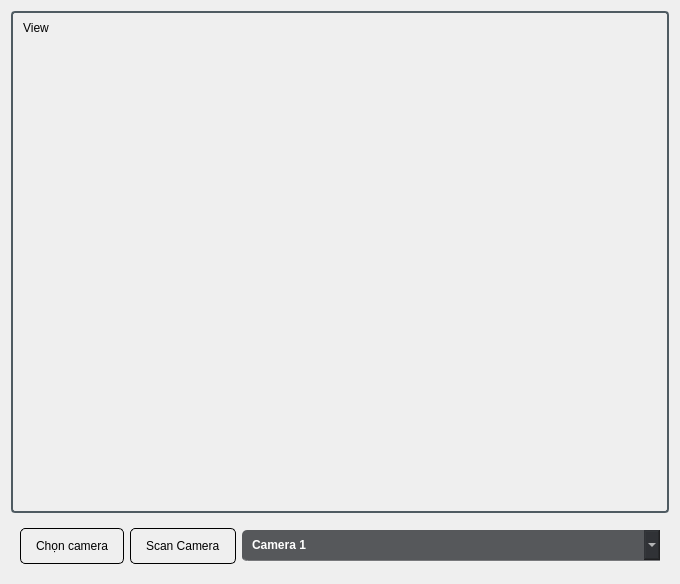
<?xml version="1.0" encoding="UTF-8"?>
<ui version="4.0">
 <class>Dialog</class>
 <widget class="QDialog" name="Dialog">
  <property name="geometry">
   <rect>
    <x>0</x>
    <y>0</y>
    <width>680</width>
    <height>584</height>
   </rect>
  </property>
  <property name="minimumSize">
   <size>
    <width>680</width>
    <height>584</height>
   </size>
  </property>
  <property name="maximumSize">
   <size>
    <width>680</width>
    <height>584</height>
   </size>
  </property>
  <property name="windowTitle">
   <string>Dialog</string>
  </property>
  <property name="styleSheet">
   <string notr="true">*{
    outline: None;
}
QTableView::item,
QTreeView::item,
QListView::item {
    /* padding: 4px; */
    min-height: 32px;
    border-color: transparent;
}
QTableView::item:selected,
QTreeView::item:selected,
QListView::item:selected {
    background-color: rgba(0, 170, 255, 0.7);
    color: #ffffff;
}
QTableView {
    background-color: rgba(189, 189, 189, 0.7);
    border-radius: 4px;
    border: 1px solid #f2f2f2;
}


QHeaderView::section {
    color: rgb(255, 255, 255);
    text-transform: uppercase;
    background-color: #232629;
    padding: 0 5px;
    height: 20px;
    font-weight: bold;
    border-radius: 0px;
    border-right: 1px solid;
    border-bottom: 1px solid;
    border-color: white;
    font-size: 10px;
}
QPushButton{
    border: 1px solid black;
    border-radius: 5px;
    min-height: 20px;
	padding: 7px;
	padding-left: 15px;
	padding-right: 15px;
	text-align: left;
}
QPushButton:hover{
	background-color: rgba(0, 0, 0, 0.7);
	border: 1px solid rgba(70, 212, 255, 0.7);
	color: white;
}
QPushButton:pressed{
	background-color: rgba(0, 0, 0, 0.3);
	color: black;
}

QComboBox {
    color: white;
    padding-left: 10px;
    border-radius: 0px;
    border-top-left-radius: 5px;
    border-bottom-left-radius: 5px;
    background-color: rgba(35, 38, 41, 0.75);
    border: 2px solid rgba(255, 255, 255, 0.2);
    border-width: 0 0 2px 0;
    font-weight: bold;
    min-height: 30px;
}

QComboBox QAbstractItemView {
    color: white;
    border-bottom: 1px solid rgb(83, 86, 93);
	background-color: rgb(58, 60, 62);
    selection-background-color: rgb(0, 141, 212);
    selection-color: white;
    font-size: 10px;
    padding: 3px;
    font-weight: bold;
}
#frame_button{
	border: 1px solid black;
}
QGroupBox {
    background: transparent;
    border: 2px solid #4f5b62;
    border-radius: 4px;
	padding-top: 20px;
    text-transform: uppercase;
}

QGroupBox::title {
    color: black;
    padding: 10px;
    background: transparent;
    height: 36px;
}
</string>
  </property>
  <layout class="QVBoxLayout" name="verticalLayout">
   <item>
    <widget class="QGroupBox" name="groupBox">
     <property name="title">
      <string>View</string>
     </property>
     <layout class="QGridLayout" name="gridLayout">
      <item row="0" column="0">
       <widget class="QLabel" name="view_frame">
        <property name="minimumSize">
         <size>
          <width>640</width>
          <height>480</height>
         </size>
        </property>
        <property name="text">
         <string/>
        </property>
        <property name="pixmap">
         <pixmap>Screenshot 2023-11-18 010820.png</pixmap>
        </property>
       </widget>
      </item>
     </layout>
    </widget>
   </item>
   <item>
    <widget class="QFrame" name="">
     <property name="sizePolicy">
      <sizepolicy hsizetype="Preferred" vsizetype="Fixed">
       <horstretch>0</horstretch>
       <verstretch>0</verstretch>
      </sizepolicy>
     </property>
     <layout class="QHBoxLayout" name="horizontalLayout">
      <item>
       <widget class="QPushButton" name="selected_cam_btn">
        <property name="sizePolicy">
         <sizepolicy hsizetype="Fixed" vsizetype="Fixed">
          <horstretch>0</horstretch>
          <verstretch>0</verstretch>
         </sizepolicy>
        </property>
        <property name="text">
         <string>Chọn camera</string>
        </property>
        <property name="icon">
         <iconset>
          <normaloff>../assert/images/save.png</normaloff>../assert/images/save.png</iconset>
        </property>
        <property name="iconSize">
         <size>
          <width>20</width>
          <height>20</height>
         </size>
        </property>
       </widget>
      </item>
      <item>
       <widget class="QPushButton" name="scan_cam_btn">
        <property name="sizePolicy">
         <sizepolicy hsizetype="Fixed" vsizetype="Fixed">
          <horstretch>0</horstretch>
          <verstretch>0</verstretch>
         </sizepolicy>
        </property>
        <property name="text">
         <string>Scan Camera</string>
        </property>
        <property name="icon">
         <iconset>
          <normaloff>../assert/images/camera.png</normaloff>../assert/images/camera.png</iconset>
        </property>
        <property name="iconSize">
         <size>
          <width>20</width>
          <height>20</height>
         </size>
        </property>
       </widget>
      </item>
      <item>
       <widget class="QComboBox" name="list_camera">
        <item>
         <property name="text">
          <string>Camera 1</string>
         </property>
        </item>
       </widget>
      </item>
     </layout>
    </widget>
   </item>
  </layout>
 </widget>
 <resources/>
 <connections/>
</ui>
